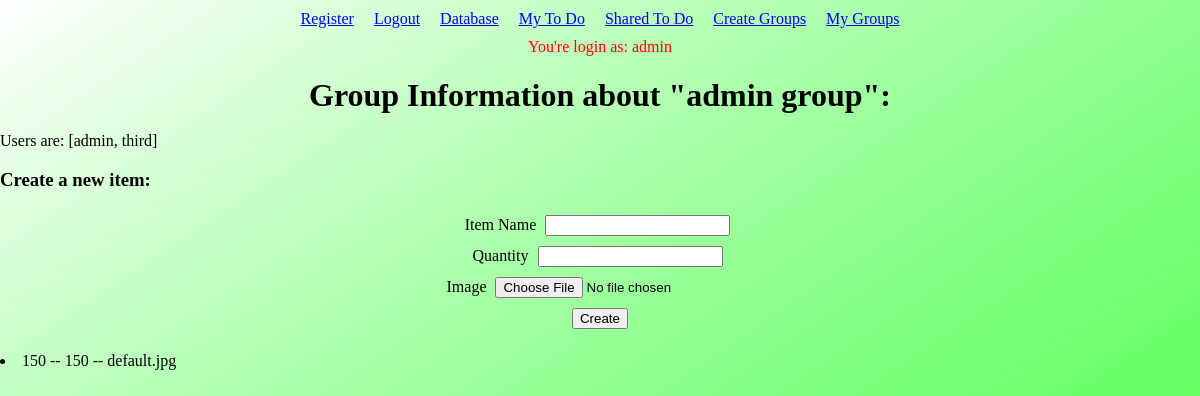
Page /mygroups/admin group (signed in) on the committed database.
### main.py (models this page shows, shortened)
class User(db.Model, UserMixin):
    id = db.Column(db.Integer, primary_key = True)
    username = db.Column(db.String(10), unique=True, index=True)
    password = db.Column(db.String(20))
    todos = db.relationship('Todo', backref='owner', lazy=True)
    def __repr__(self):
        return self.username

class Group(db.Model):
    id = db.Column(db.Integer, primary_key = True)
    name = db.Column(db.String(10), unique=True, index=True)
    password = db.Column(db.String(20))
    users = db.relationship('User',
                            secondary=groups,
                            backref=db.backref('groups',
                                                lazy='dynamic',
                                                order_by=name))
    def __repr__(self):
        return self.name

class Item(db.Model):
    id = db.Column(db.Integer, primary_key = True)
    name = db.Column(db.String(10), nullable=False)
    quantity = db.Column(db.Integer, nullable=False)
    image = db.Column(db.String(20), nullable=False, default='default.jpg')
    group = db.Column(db.String(20), nullable=False)

### main.py (the view)
@app.route("/mygroups/<group_name>", methods=['POST','GET'])
@login_required
def group_info(group_name):
    group = Group.query.filter_by(name=group_name).first()
    form = CreateItemForm()
    item_name = form.name.data
    item_quantity = form.quantity.data
    items = Item.query.all()
    if form.validate_on_submit():
        new_item = Item(name= item_quantity, quantity= item_quantity, group=group_name)
        db.session.add(new_item)
        db.session.commit()
        flash('New item added.')
        return redirect(url_for('group_info', group_name=group_name))
    return render_template('group_info.html', group=group, form=form, items=items)

### main.py
class CreateItemForm(FlaskForm):
    name = StringField('Item Name',
                        validators=[DataRequired(), Length(min=2, max=20)])
    quantity = IntegerField('Quantity',validators=[DataRequired()])
    image = FileField('Image', validators=[FileAllowed(['jpg', 'png'])])
    create = SubmitField('Create')

### main.py (called while the page is built)
@login_manager.user_loader
def load_user(user_id):
    return User.query.get(int(user_id))

### templates/group_info.html (shortened to what this page needs)
{% extends "layout.html" %}
{% block content %}
    <h1>Group Information about "{{ group }}":</h1>
    <br>
    <span>Users are: {{ group.users }}</span>
    <br>
    <h3>Create a new item:</h3>
    <form action="" method="POST">
        {{ form.name.label }}
        {{ form.name }}
        <br>
        {{ form.quantity.label }}
        {{ form.quantity }}
        <br>
        {{ form.image.label }}
        {{ form.image }}
        <br>
        {{ form.create }}
    </form>
    <br>
    {% for item in items %}
        {% if item.group == group.name %}
            <li>{{ item.name }} -- {{ item.quantity }} -- {{ item.image }}</li>
        {% endif %}
    {% endfor %}
{% endblock %}

### templates/layout.html (shortened to what this page needs)
<!DOCTYPE html>
<html lang="en">
<head>
    <link rel="stylesheet" href="{{ url_for('static', filename='styles.css') }}">
</head>
<body>
    <section class="links">
        <a href="{{ url_for('register') }}">Register</a>
        <br>
        {% if current_user.is_authenticated %}
            <a href="{{ url_for('logout') }}">Logout</a>
        {% else %}
            <a href="{{ url_for('login') }}">Login</a>
        {% endif %}
        <br>
        <a href="{{ url_for('database') }}">Database</a>
        <br>
        <a href="{{ url_for('mytodo') }}">My To Do</a>
        <br>
        <a href="{{ url_for('sharedtodo') }}">Shared To Do</a>
        <br>
        <a href="{{ url_for('create_group') }}">Create Groups</a>
        <br>
        <a href="{{ url_for('my_groups') }}">My Groups</a>
        <br>
    </section>
    <div class="login-info">
        {% if current_user.is_authenticated %}
            <span>You're login as: {{  current_user.username }}</span>
        {% else %}
            <span>You're not login.</span>
        {% endif %}
    </div>
    {% block content %}{% endblock %}
</body>
</html>

### static/styles.css (style rules this page uses)
html, body { margin: 0; padding: 0; background-image: linear-gradient(to right bottom, rgba(0,255,0,0), rgba(0,255,0,0.5)); background-size: cover; background-repeat: no-repeat; width: 100%; min-height: 100vh; }
.links { display: flex; align-items: center; justify-content: center; }
.links a { margin: 10px; }
.login-info { text-align: center; color: red; }
h1 { text-align: center; margin-bottom: 0; }
form { text-align: center; }
input { margin: 5px; }

### rows in the picture
User: username "admin", users "[admin, third]"
Group: name "admin group"
Item: name "150", quantity "150", image "default.jpg"
